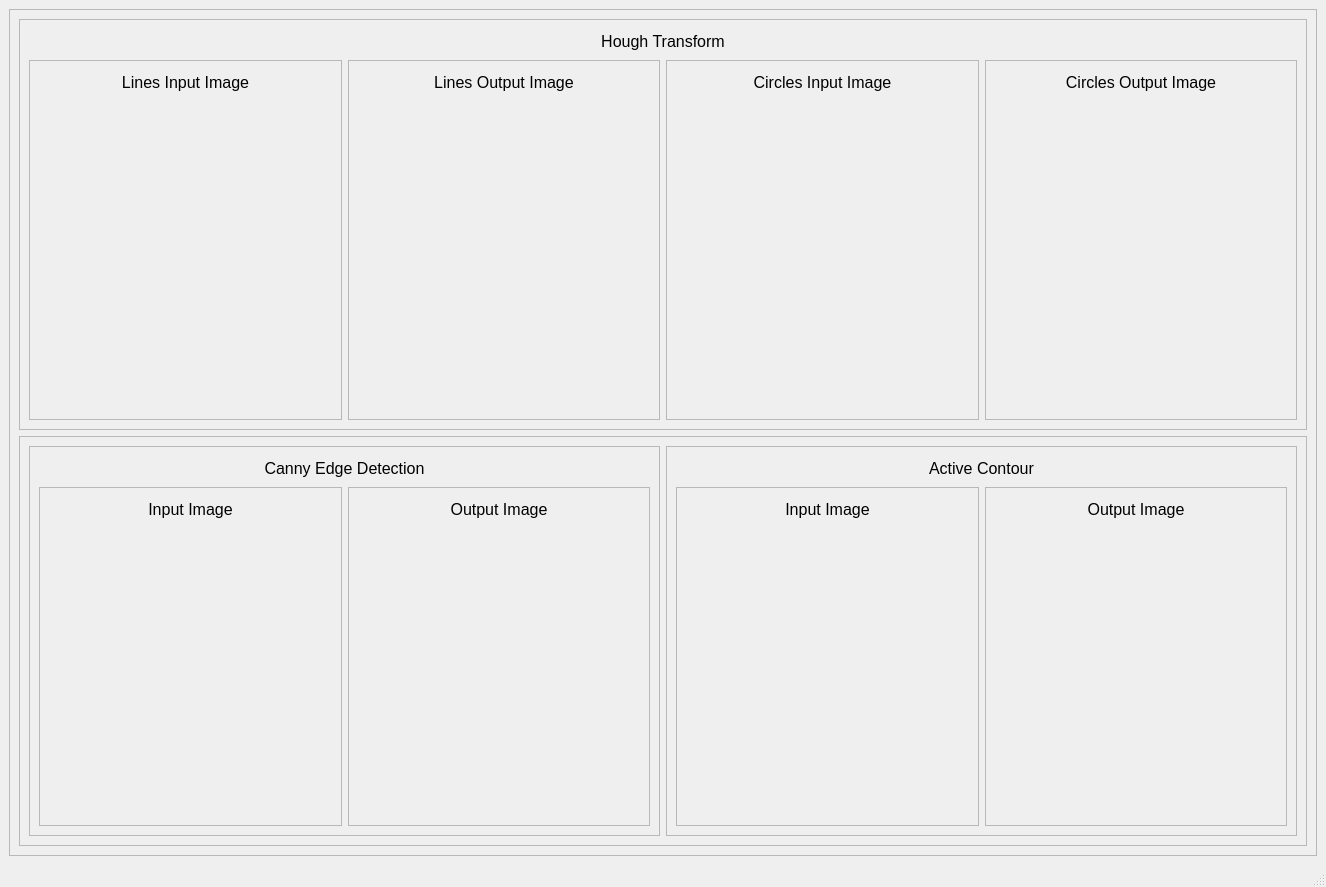
<?xml version="1.0" encoding="UTF-8"?>
<ui version="4.0">
 <class>MainWindow</class>
 <widget class="QMainWindow" name="MainWindow">
  <property name="geometry">
   <rect>
    <x>0</x>
    <y>0</y>
    <width>1326</width>
    <height>887</height>
   </rect>
  </property>
  <property name="windowTitle">
   <string>MainWindow</string>
  </property>
  <widget class="QWidget" name="centralwidget">
   <layout class="QGridLayout" name="gridLayout">
    <item row="0" column="0">
     <widget class="QFrame" name="frame_20">
      <property name="frameShape">
       <enum>QFrame::StyledPanel</enum>
      </property>
      <property name="frameShadow">
       <enum>QFrame::Raised</enum>
      </property>
      <layout class="QGridLayout" name="gridLayout_35">
       <item row="0" column="0">
        <layout class="QVBoxLayout" name="verticalLayout_29">
         <item>
          <widget class="QFrame" name="frame_21">
           <property name="frameShape">
            <enum>QFrame::StyledPanel</enum>
           </property>
           <property name="frameShadow">
            <enum>QFrame::Raised</enum>
           </property>
           <layout class="QGridLayout" name="gridLayout_26">
            <item row="0" column="0">
             <layout class="QVBoxLayout" name="verticalLayout_22">
              <item>
               <widget class="QLabel" name="label_20">
                <property name="maximumSize">
                 <size>
                  <width>16777215</width>
                  <height>25</height>
                 </size>
                </property>
                <property name="font">
                 <font>
                  <pointsize>12</pointsize>
                 </font>
                </property>
                <property name="text">
                 <string>Hough Transform</string>
                </property>
                <property name="alignment">
                 <set>Qt::AlignCenter</set>
                </property>
               </widget>
              </item>
              <item>
               <layout class="QHBoxLayout" name="horizontalLayout_9">
                <item>
                 <widget class="QFrame" name="frame_23">
                  <property name="frameShape">
                   <enum>QFrame::StyledPanel</enum>
                  </property>
                  <property name="frameShadow">
                   <enum>QFrame::Raised</enum>
                  </property>
                  <layout class="QGridLayout" name="gridLayout_22">
                   <item row="0" column="0">
                    <layout class="QVBoxLayout" name="verticalLayout_18">
                     <item>
                      <widget class="QLabel" name="label_16">
                       <property name="maximumSize">
                        <size>
                         <width>16777215</width>
                         <height>25</height>
                        </size>
                       </property>
                       <property name="font">
                        <font>
                         <pointsize>12</pointsize>
                        </font>
                       </property>
                       <property name="text">
                        <string>Lines Input Image</string>
                       </property>
                       <property name="alignment">
                        <set>Qt::AlignCenter</set>
                       </property>
                      </widget>
                     </item>
                     <item>
                      <widget class="QLabel" name="label"/>
                     </item>
                    </layout>
                   </item>
                  </layout>
                 </widget>
                </item>
                <item>
                 <widget class="QFrame" name="frame_24">
                  <property name="frameShape">
                   <enum>QFrame::StyledPanel</enum>
                  </property>
                  <property name="frameShadow">
                   <enum>QFrame::Raised</enum>
                  </property>
                  <layout class="QGridLayout" name="gridLayout_23">
                   <item row="0" column="0">
                    <layout class="QVBoxLayout" name="verticalLayout_19">
                     <item>
                      <widget class="QLabel" name="label_17">
                       <property name="maximumSize">
                        <size>
                         <width>16777215</width>
                         <height>25</height>
                        </size>
                       </property>
                       <property name="font">
                        <font>
                         <pointsize>12</pointsize>
                        </font>
                       </property>
                       <property name="text">
                        <string>Lines Output Image</string>
                       </property>
                       <property name="alignment">
                        <set>Qt::AlignCenter</set>
                       </property>
                      </widget>
                     </item>
                     <item>
                      <widget class="QLabel" name="label_2">
                       <property name="pixmap">
                        <pixmap>linesOutput.jpg</pixmap>
                       </property>
                      </widget>
                     </item>
                    </layout>
                   </item>
                  </layout>
                 </widget>
                </item>
                <item>
                 <widget class="QFrame" name="frame_25">
                  <property name="frameShape">
                   <enum>QFrame::StyledPanel</enum>
                  </property>
                  <property name="frameShadow">
                   <enum>QFrame::Raised</enum>
                  </property>
                  <layout class="QGridLayout" name="gridLayout_24">
                   <item row="0" column="0">
                    <layout class="QVBoxLayout" name="verticalLayout_20">
                     <item>
                      <widget class="QLabel" name="label_18">
                       <property name="maximumSize">
                        <size>
                         <width>16777215</width>
                         <height>25</height>
                        </size>
                       </property>
                       <property name="font">
                        <font>
                         <pointsize>12</pointsize>
                        </font>
                       </property>
                       <property name="text">
                        <string>Circles Input Image</string>
                       </property>
                       <property name="alignment">
                        <set>Qt::AlignCenter</set>
                       </property>
                      </widget>
                     </item>
                     <item>
                      <widget class="QLabel" name="circlesInputImage">
                       <property name="text">
                        <string/>
                       </property>
                       <property name="alignment">
                        <set>Qt::AlignCenter</set>
                       </property>
                      </widget>
                     </item>
                    </layout>
                   </item>
                  </layout>
                 </widget>
                </item>
                <item>
                 <widget class="QFrame" name="frame_26">
                  <property name="frameShape">
                   <enum>QFrame::StyledPanel</enum>
                  </property>
                  <property name="frameShadow">
                   <enum>QFrame::Raised</enum>
                  </property>
                  <layout class="QGridLayout" name="gridLayout_25">
                   <item row="0" column="0">
                    <layout class="QVBoxLayout" name="verticalLayout_21">
                     <item>
                      <widget class="QLabel" name="label_19">
                       <property name="maximumSize">
                        <size>
                         <width>16777215</width>
                         <height>25</height>
                        </size>
                       </property>
                       <property name="font">
                        <font>
                         <pointsize>12</pointsize>
                        </font>
                       </property>
                       <property name="text">
                        <string>Circles Output Image</string>
                       </property>
                       <property name="alignment">
                        <set>Qt::AlignCenter</set>
                       </property>
                      </widget>
                     </item>
                     <item>
                      <widget class="QLabel" name="circlesOutputImage">
                       <property name="text">
                        <string/>
                       </property>
                       <property name="alignment">
                        <set>Qt::AlignCenter</set>
                       </property>
                      </widget>
                     </item>
                    </layout>
                   </item>
                  </layout>
                 </widget>
                </item>
               </layout>
              </item>
             </layout>
            </item>
           </layout>
          </widget>
         </item>
         <item>
          <widget class="QFrame" name="frame_22">
           <property name="frameShape">
            <enum>QFrame::StyledPanel</enum>
           </property>
           <property name="frameShadow">
            <enum>QFrame::Raised</enum>
           </property>
           <layout class="QGridLayout" name="gridLayout_34">
            <item row="0" column="0">
             <layout class="QHBoxLayout" name="horizontalLayout_12">
              <item>
               <widget class="QFrame" name="frame_27">
                <property name="frameShape">
                 <enum>QFrame::StyledPanel</enum>
                </property>
                <property name="frameShadow">
                 <enum>QFrame::Raised</enum>
                </property>
                <layout class="QGridLayout" name="gridLayout_30">
                 <item row="0" column="0">
                  <layout class="QVBoxLayout" name="verticalLayout_25">
                   <item>
                    <widget class="QLabel" name="label_23">
                     <property name="maximumSize">
                      <size>
                       <width>16777215</width>
                       <height>25</height>
                      </size>
                     </property>
                     <property name="font">
                      <font>
                       <pointsize>12</pointsize>
                      </font>
                     </property>
                     <property name="text">
                      <string>Canny Edge Detection</string>
                     </property>
                     <property name="alignment">
                      <set>Qt::AlignCenter</set>
                     </property>
                    </widget>
                   </item>
                   <item>
                    <layout class="QHBoxLayout" name="horizontalLayout_10">
                     <item>
                      <widget class="QFrame" name="frame_29">
                       <property name="frameShape">
                        <enum>QFrame::StyledPanel</enum>
                       </property>
                       <property name="frameShadow">
                        <enum>QFrame::Raised</enum>
                       </property>
                       <layout class="QGridLayout" name="gridLayout_27">
                        <item row="0" column="0">
                         <layout class="QVBoxLayout" name="verticalLayout_23">
                          <item>
                           <widget class="QLabel" name="label_21">
                            <property name="maximumSize">
                             <size>
                              <width>16777215</width>
                              <height>25</height>
                             </size>
                            </property>
                            <property name="font">
                             <font>
                              <pointsize>12</pointsize>
                             </font>
                            </property>
                            <property name="text">
                             <string>Input Image</string>
                            </property>
                            <property name="alignment">
                             <set>Qt::AlignCenter</set>
                            </property>
                           </widget>
                          </item>
                          <item>
                           <widget class="ImageView" name="cannyInputImage" native="true"/>
                          </item>
                         </layout>
                        </item>
                       </layout>
                      </widget>
                     </item>
                     <item>
                      <widget class="QFrame" name="frame_30">
                       <property name="frameShape">
                        <enum>QFrame::StyledPanel</enum>
                       </property>
                       <property name="frameShadow">
                        <enum>QFrame::Raised</enum>
                       </property>
                       <layout class="QGridLayout" name="gridLayout_29">
                        <item row="0" column="0">
                         <layout class="QVBoxLayout" name="verticalLayout_24">
                          <item>
                           <widget class="QLabel" name="label_22">
                            <property name="maximumSize">
                             <size>
                              <width>16777215</width>
                              <height>25</height>
                             </size>
                            </property>
                            <property name="font">
                             <font>
                              <pointsize>12</pointsize>
                             </font>
                            </property>
                            <property name="text">
                             <string>Output Image</string>
                            </property>
                            <property name="alignment">
                             <set>Qt::AlignCenter</set>
                            </property>
                           </widget>
                          </item>
                          <item>
                           <widget class="ImageView" name="cannyOutputImage" native="true"/>
                          </item>
                         </layout>
                        </item>
                       </layout>
                      </widget>
                     </item>
                    </layout>
                   </item>
                  </layout>
                 </item>
                </layout>
               </widget>
              </item>
              <item>
               <widget class="QFrame" name="frame_28">
                <property name="frameShape">
                 <enum>QFrame::StyledPanel</enum>
                </property>
                <property name="frameShadow">
                 <enum>QFrame::Raised</enum>
                </property>
                <layout class="QGridLayout" name="gridLayout_31">
                 <item row="0" column="0">
                  <layout class="QVBoxLayout" name="verticalLayout_26">
                   <item>
                    <widget class="QLabel" name="label_24">
                     <property name="maximumSize">
                      <size>
                       <width>16777215</width>
                       <height>25</height>
                      </size>
                     </property>
                     <property name="font">
                      <font>
                       <pointsize>12</pointsize>
                      </font>
                     </property>
                     <property name="text">
                      <string>Active Contour</string>
                     </property>
                     <property name="alignment">
                      <set>Qt::AlignCenter</set>
                     </property>
                    </widget>
                   </item>
                   <item>
                    <layout class="QHBoxLayout" name="horizontalLayout_11">
                     <item>
                      <widget class="QFrame" name="frame_31">
                       <property name="frameShape">
                        <enum>QFrame::StyledPanel</enum>
                       </property>
                       <property name="frameShadow">
                        <enum>QFrame::Raised</enum>
                       </property>
                       <layout class="QGridLayout" name="gridLayout_32">
                        <item row="0" column="0">
                         <layout class="QVBoxLayout" name="verticalLayout_27">
                          <item>
                           <widget class="QLabel" name="label_25">
                            <property name="maximumSize">
                             <size>
                              <width>16777215</width>
                              <height>25</height>
                             </size>
                            </property>
                            <property name="font">
                             <font>
                              <pointsize>12</pointsize>
                             </font>
                            </property>
                            <property name="text">
                             <string>Input Image</string>
                            </property>
                            <property name="alignment">
                             <set>Qt::AlignCenter</set>
                            </property>
                           </widget>
                          </item>
                          <item>
                           <widget class="ImageView" name="activeContoursInputImage" native="true"/>
                          </item>
                         </layout>
                        </item>
                       </layout>
                      </widget>
                     </item>
                     <item>
                      <widget class="QFrame" name="frame_32">
                       <property name="frameShape">
                        <enum>QFrame::StyledPanel</enum>
                       </property>
                       <property name="frameShadow">
                        <enum>QFrame::Raised</enum>
                       </property>
                       <layout class="QGridLayout" name="gridLayout_33">
                        <item row="0" column="0">
                         <layout class="QVBoxLayout" name="verticalLayout_28">
                          <item>
                           <widget class="QLabel" name="label_26">
                            <property name="maximumSize">
                             <size>
                              <width>16777215</width>
                              <height>25</height>
                             </size>
                            </property>
                            <property name="font">
                             <font>
                              <pointsize>12</pointsize>
                             </font>
                            </property>
                            <property name="text">
                             <string>Output Image</string>
                            </property>
                            <property name="alignment">
                             <set>Qt::AlignCenter</set>
                            </property>
                           </widget>
                          </item>
                          <item>
                           <widget class="ImageView" name="activeContoursOutputImage" native="true"/>
                          </item>
                         </layout>
                        </item>
                       </layout>
                      </widget>
                     </item>
                    </layout>
                   </item>
                  </layout>
                 </item>
                </layout>
               </widget>
              </item>
             </layout>
            </item>
           </layout>
          </widget>
         </item>
        </layout>
       </item>
      </layout>
     </widget>
    </item>
   </layout>
  </widget>
  <widget class="QMenuBar" name="menubar">
   <property name="geometry">
    <rect>
     <x>0</x>
     <y>0</y>
     <width>1326</width>
     <height>26</height>
    </rect>
   </property>
  </widget>
  <widget class="QStatusBar" name="statusbar"/>
 </widget>
 <customwidgets>
  <customwidget>
   <class>ImageView</class>
   <extends>QWidget</extends>
   <header>pyqtgraph</header>
   <container>1</container>
  </customwidget>
 </customwidgets>
 <resources/>
 <connections/>
</ui>
